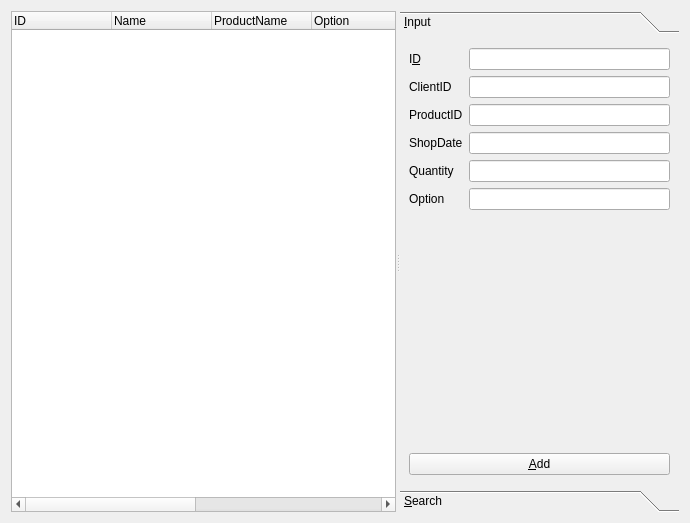
<?xml version="1.0" encoding="UTF-8"?>
<ui version="4.0">
 <class>ShopManagerForm</class>
 <widget class="QWidget" name="ShopManagerForm">
  <property name="geometry">
   <rect>
    <x>0</x>
    <y>0</y>
    <width>690</width>
    <height>523</height>
   </rect>
  </property>
  <property name="windowTitle">
   <string>Client Info</string>
  </property>
  <layout class="QVBoxLayout" name="verticalLayout_2">
   <item>
    <widget class="QSplitter" name="splitter">
     <property name="orientation">
      <enum>Qt::Horizontal</enum>
     </property>
     <widget class="QWidget" name="layoutWidget">
      <layout class="QVBoxLayout" name="listVerticalLayout">
       <item>
        <widget class="QTreeWidget" name="treeWidget">
         <property name="rootIsDecorated">
          <bool>false</bool>
         </property>
         <column>
          <property name="text">
           <string>ID</string>
          </property>
         </column>
         <column>
          <property name="text">
           <string>Name</string>
          </property>
         </column>
         <column>
          <property name="text">
           <string>ProductName</string>
          </property>
         </column>
         <column>
          <property name="text">
           <string>Option</string>
          </property>
         </column>
         <column>
          <property name="text">
           <string>Quantity</string>
          </property>
         </column>
         <column>
          <property name="text">
           <string>ShopDate</string>
          </property>
         </column>
         <column>
          <property name="text">
           <string>productId</string>
          </property>
         </column>
         <column>
          <property name="text">
           <string>Price</string>
          </property>
         </column>
        </widget>
       </item>
      </layout>
     </widget>
     <widget class="QToolBox" name="toolBox">
      <property name="currentIndex">
       <number>0</number>
      </property>
      <widget class="QWidget" name="inputPage">
       <property name="geometry">
        <rect>
         <x>0</x>
         <y>0</y>
         <width>346</width>
         <height>431</height>
        </rect>
       </property>
       <attribute name="label">
        <string>&amp;Input</string>
       </attribute>
       <layout class="QVBoxLayout" name="verticalLayout_6">
        <item>
         <layout class="QFormLayout" name="productFormLayout">
          <item row="0" column="0">
           <widget class="QLabel" name="idLabel">
            <property name="text">
             <string>I&amp;D</string>
            </property>
            <property name="buddy">
             <cstring>idLineEdit</cstring>
            </property>
           </widget>
          </item>
          <item row="0" column="1">
           <widget class="QLineEdit" name="idLineEdit">
            <property name="readOnly">
             <bool>true</bool>
            </property>
           </widget>
          </item>
          <item row="1" column="0">
           <widget class="QLabel" name="clientIdLabel">
            <property name="text">
             <string>ClientID</string>
            </property>
            <property name="buddy">
             <cstring>clientIdLineEdit</cstring>
            </property>
           </widget>
          </item>
          <item row="1" column="1">
           <widget class="QLineEdit" name="clientIdLineEdit"/>
          </item>
          <item row="2" column="0">
           <widget class="QLabel" name="productIdLabel">
            <property name="text">
             <string>ProductID</string>
            </property>
            <property name="buddy">
             <cstring>productIdLineEdit</cstring>
            </property>
           </widget>
          </item>
          <item row="2" column="1">
           <widget class="QLineEdit" name="productIdLineEdit"/>
          </item>
          <item row="3" column="0">
           <widget class="QLabel" name="shopDateLabel">
            <property name="text">
             <string>ShopDate</string>
            </property>
            <property name="buddy">
             <cstring>shopDateLineEdit</cstring>
            </property>
           </widget>
          </item>
          <item row="3" column="1">
           <widget class="QLineEdit" name="shopDateLineEdit"/>
          </item>
          <item row="4" column="0">
           <widget class="QLabel" name="quantityLabel">
            <property name="text">
             <string>Quantity</string>
            </property>
           </widget>
          </item>
          <item row="4" column="1">
           <widget class="QLineEdit" name="quantityLineEdit"/>
          </item>
          <item row="5" column="0">
           <widget class="QLabel" name="optionLabel">
            <property name="text">
             <string>Option</string>
            </property>
           </widget>
          </item>
          <item row="5" column="1">
           <widget class="QLineEdit" name="optionLineEdit"/>
          </item>
         </layout>
        </item>
        <item>
         <layout class="QVBoxLayout" name="verticalLayout">
          <item>
           <spacer name="verticalSpacer">
            <property name="orientation">
             <enum>Qt::Vertical</enum>
            </property>
            <property name="sizeHint" stdset="0">
             <size>
              <width>20</width>
              <height>40</height>
             </size>
            </property>
           </spacer>
          </item>
          <item>
           <widget class="QPushButton" name="addPushButton">
            <property name="text">
             <string>&amp;Add</string>
            </property>
           </widget>
          </item>
         </layout>
        </item>
       </layout>
      </widget>
      <widget class="QWidget" name="searchPage">
       <property name="geometry">
        <rect>
         <x>0</x>
         <y>0</y>
         <width>346</width>
         <height>431</height>
        </rect>
       </property>
       <attribute name="label">
        <string>&amp;Search</string>
       </attribute>
       <layout class="QVBoxLayout" name="verticalLayout_3">
        <item>
         <widget class="QTreeWidget" name="searchTreeWidget">
          <property name="rootIsDecorated">
           <bool>false</bool>
          </property>
          <column>
           <property name="text">
            <string>ID</string>
           </property>
          </column>
          <column>
           <property name="text">
            <string>ClientID</string>
           </property>
          </column>
          <column>
           <property name="text">
            <string>ProductID</string>
           </property>
          </column>
          <column>
           <property name="text">
            <string>ShopDate</string>
           </property>
          </column>
          <column>
           <property name="text">
            <string>Quantity</string>
           </property>
          </column>
          <column>
           <property name="text">
            <string>Option</string>
           </property>
          </column>
         </widget>
        </item>
        <item>
         <layout class="QHBoxLayout" name="horizontalLayout">
          <item>
           <widget class="QComboBox" name="searchComboBox">
            <item>
             <property name="text">
              <string>ID</string>
             </property>
            </item>
            <item>
             <property name="text">
              <string>Name</string>
             </property>
            </item>
            <item>
             <property name="text">
              <string>ClientID</string>
             </property>
            </item>
            <item>
             <property name="text">
              <string>ProductID</string>
             </property>
            </item>
            <item>
             <property name="text">
              <string>ShopDate</string>
             </property>
            </item>
           </widget>
          </item>
          <item>
           <widget class="QLineEdit" name="searchLineEdit"/>
          </item>
         </layout>
        </item>
        <item>
         <widget class="QPushButton" name="searchPushButton">
          <property name="text">
           <string>S&amp;earch</string>
          </property>
         </widget>
        </item>
       </layout>
      </widget>
     </widget>
    </widget>
   </item>
  </layout>
 </widget>
 <resources/>
 <connections/>
</ui>
